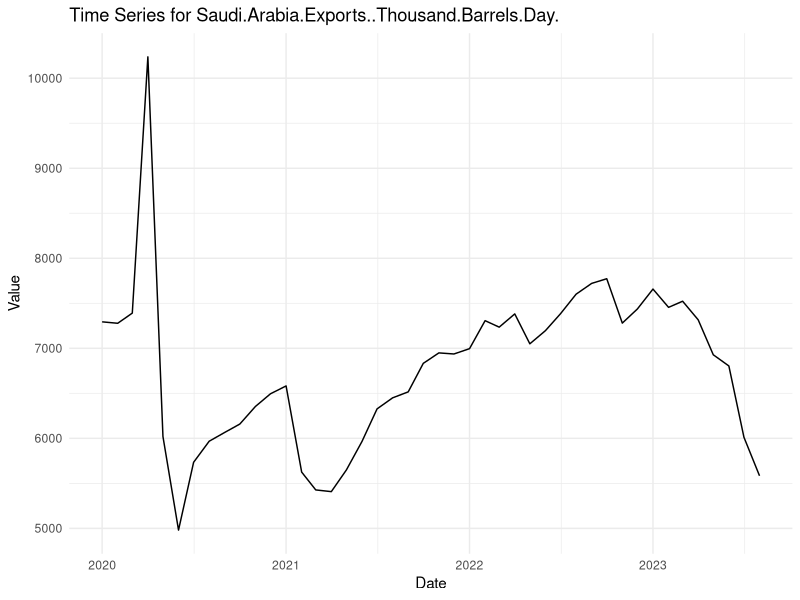
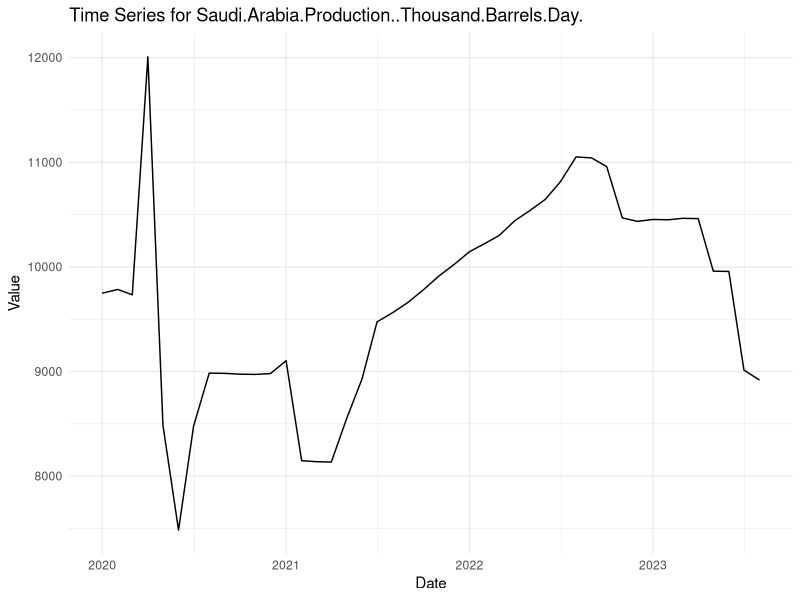
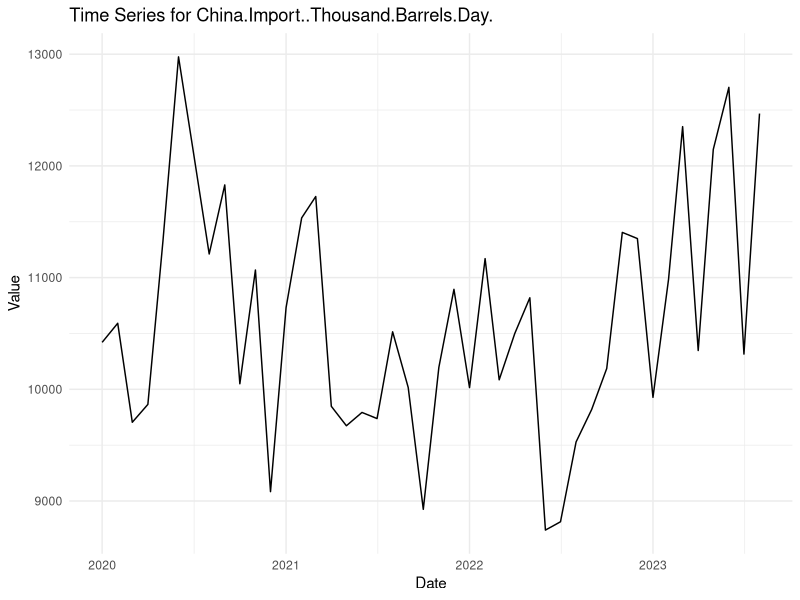
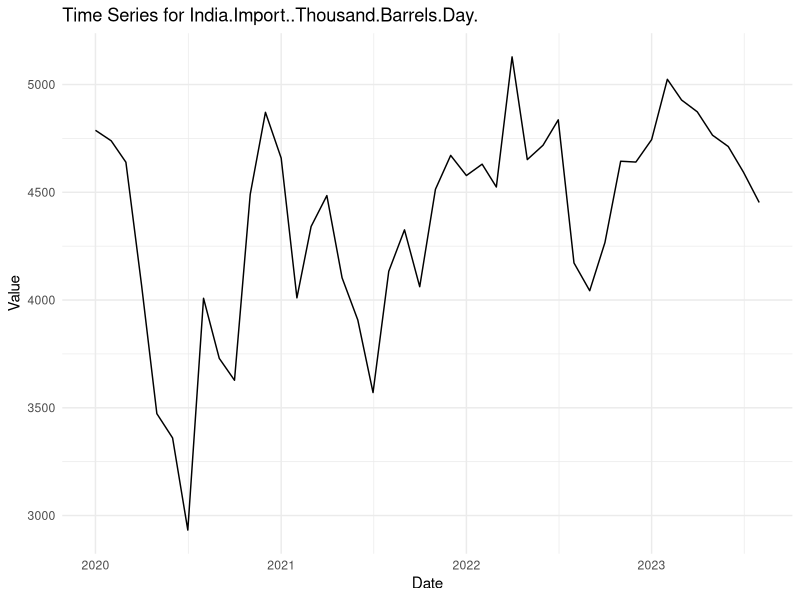
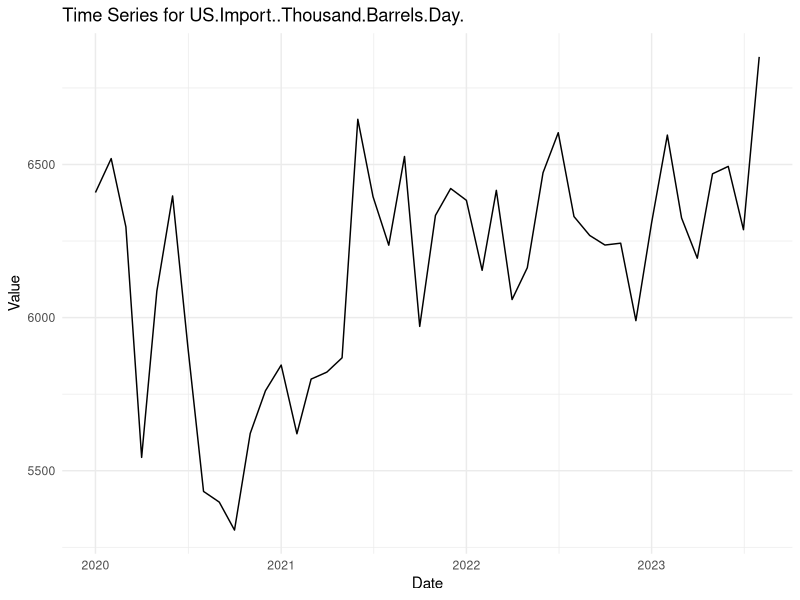
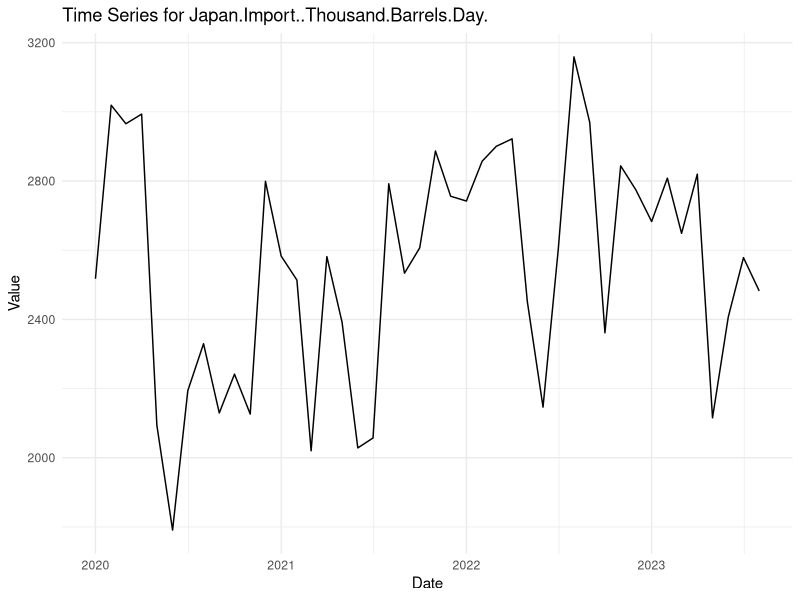
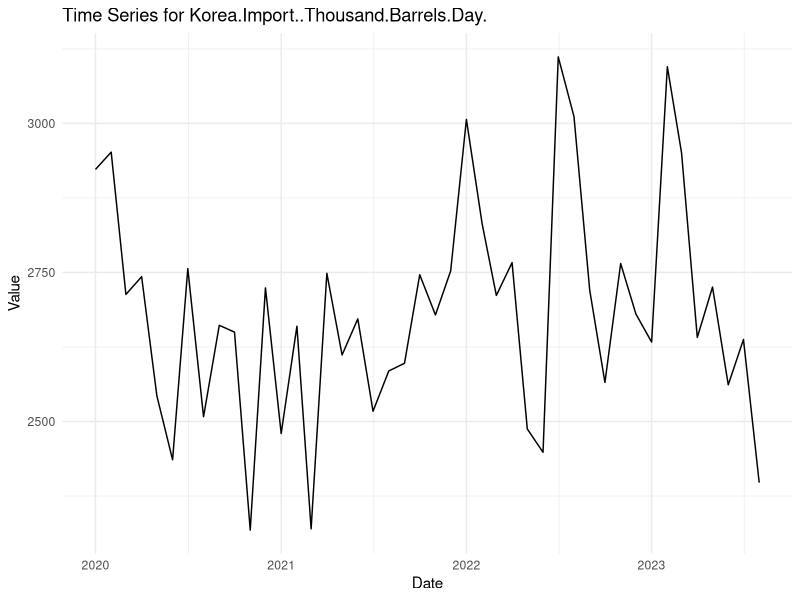
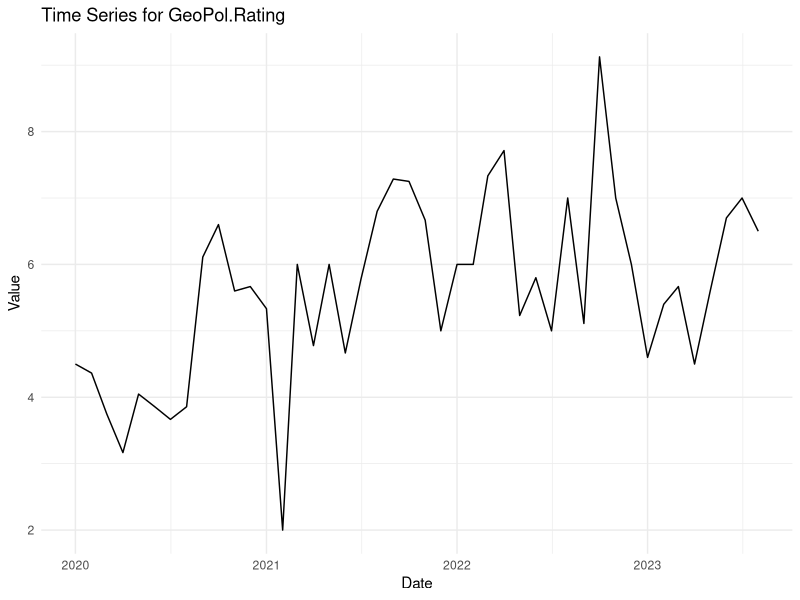

Write the R code that produced these figures, in order. (Note: this script raises an error after producing the figures.)
# Load necessary libraries
library(ggplot2)
library(dplyr)
library(tidyr)
library(corrplot)

setwd("/Users/yash/Desktop/oil")
# Read the CSV file
data <- read.csv("DataMonthly.csv")

# Convert the "Time" column to a date format
data$Date <- as.Date(paste0("01-", data$Time), format = "%d-%b-%y")

# Clean the "Volume" column by removing any non-numeric characters
data$Volume <- as.numeric(gsub("[^0-9.]", "", data$Volume))


# Create separate time series graphs for each variable using a loop
for (variable in setdiff(names(data), c("Date", "Time"))) {
  df <- data %>%
    select(Date, variable) %>%
    rename(Variable = variable, Value = !!variable)
  
  p <- ggplot(df, aes(x = Date, y = Value)) +
    geom_line() +
    labs(title = paste("Time Series for", variable),
         x = "Date",
         y = "Value") +
    theme_minimal()
  
  print(p)
}

# Create a correlation matrix for the numeric columns
correlation_matrix <- cor(select(data, -Time, -Date))

# Create a heatmap
ggplot(data = melt(correlation_matrix), aes(Var1, Var2, fill = value)) +
  geom_tile() +
  geom_text(aes(label = round(value, 2)), vjust = 1) +  # Add labels rounded to 2 decimal places
  scale_fill_gradient2(low = "blue", mid = "white", high = "red", midpoint = 0) +
  labs(title = "Correlation Heatmap",
       x = "Variables",
       y = "Variables") +
  theme_minimal() +
  theme(axis.text.x = element_text(angle = 90, hjust = 1))
